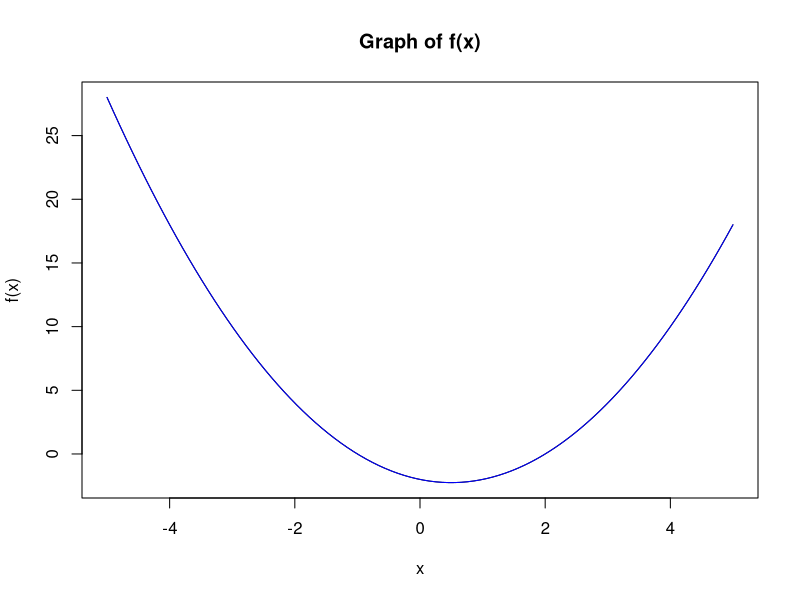

This figure's R source:
## ---- chunk 1
a <- 1
b <- -1
c <- -2

det <- b^2 - 4*a*c
if (det >= 0){
  root_1 <- (-b + sqrt(det)) / 2*a
  root_2 <- (-b - sqrt(det)) / 2*a
  cat("Real roots:", root_1, root_2, "\n")
}else{
  cat("No real roots\n")
}
## ---- chunk 2
x <- seq(-5, 5, length = 100)
f <- function(x) {1 * x^2 - 1 * x - 2}

plot(x, f(x), type = "l", main = "Graph of f(x)",
     xlab = "x", ylab = "f(x)")
lines(x, f(x), col = "blue")
